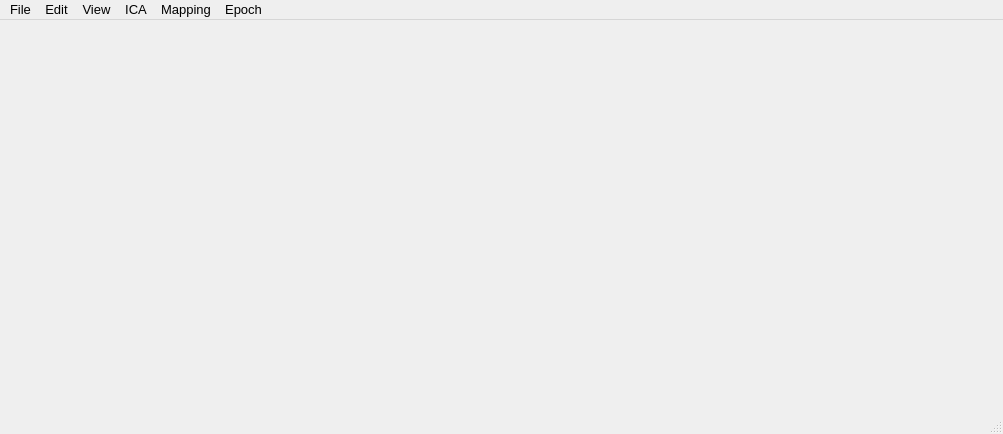
<?xml version="1.0" encoding="UTF-8"?>
<ui version="4.0">
 <class>AnyWaveClass</class>
 <widget class="QMainWindow" name="AnyWaveClass">
  <property name="geometry">
   <rect>
    <x>0</x>
    <y>0</y>
    <width>1003</width>
    <height>434</height>
   </rect>
  </property>
  <property name="font">
   <font>
    <pointsize>10</pointsize>
   </font>
  </property>
  <property name="focusPolicy">
   <enum>Qt::StrongFocus</enum>
  </property>
  <property name="acceptDrops">
   <bool>true</bool>
  </property>
  <property name="windowTitle">
   <string>AnyWave</string>
  </property>
  <property name="windowIcon">
   <iconset>
    <normaloff>:/images/AnyWave_logo.jpg</normaloff>:/images/AnyWave_logo.jpg</iconset>
  </property>
  <widget class="QWidget" name="centralWidget">
   <layout class="QHBoxLayout" name="horizontalLayout_2">
    <property name="leftMargin">
     <number>0</number>
    </property>
    <property name="topMargin">
     <number>0</number>
    </property>
    <property name="rightMargin">
     <number>0</number>
    </property>
    <property name="bottomMargin">
     <number>0</number>
    </property>
    <item>
     <layout class="QHBoxLayout" name="mainWinLayout">
      <property name="spacing">
       <number>6</number>
      </property>
      <property name="sizeConstraint">
       <enum>QLayout::SetNoConstraint</enum>
      </property>
     </layout>
    </item>
   </layout>
  </widget>
  <widget class="QMenuBar" name="menuBar">
   <property name="geometry">
    <rect>
     <x>0</x>
     <y>0</y>
     <width>1003</width>
     <height>21</height>
    </rect>
   </property>
   <widget class="QMenu" name="menuFile">
    <property name="title">
     <string>File</string>
    </property>
    <widget class="QMenu" name="menuRecent_files">
     <property name="title">
      <string>Recent files...</string>
     </property>
    </widget>
    <widget class="QMenu" name="menuRecent_BIDS">
     <property name="title">
      <string>Recent BIDS directories</string>
     </property>
    </widget>
    <addaction name="actionOpen"/>
    <addaction name="actionOpen_BIDS"/>
    <addaction name="actionSave"/>
    <addaction name="actionSave_as"/>
    <addaction name="actionOpen_New_AnyWave_Application"/>
    <addaction name="separator"/>
    <addaction name="actionImport_mrk_file"/>
    <addaction name="actionLoadBeamFormer"/>
    <addaction name="actionLoadICA"/>
    <addaction name="separator"/>
    <addaction name="separator"/>
    <addaction name="actionSave_display_to_PDF"/>
    <addaction name="actionExport_to_SVG"/>
    <addaction name="separator"/>
    <addaction name="actionFileProperties"/>
    <addaction name="separator"/>
    <addaction name="menuRecent_files"/>
    <addaction name="menuRecent_BIDS"/>
    <addaction name="separator"/>
    <addaction name="actionQuit"/>
   </widget>
   <widget class="QMenu" name="menuEdit">
    <property name="title">
     <string>Edit</string>
    </property>
    <addaction name="actionMontage"/>
    <addaction name="actionMarkers"/>
    <addaction name="separator"/>
    <addaction name="actionPreferences"/>
    <addaction name="separator"/>
   </widget>
   <widget class="QMenu" name="menuView_">
    <property name="title">
     <string>View</string>
    </property>
    <addaction name="actionProcesses"/>
    <addaction name="actionPlugins"/>
    <addaction name="separator"/>
    <addaction name="actionDebug_Logs"/>
    <addaction name="separator"/>
    <addaction name="actionAbout_AnyWave"/>
   </widget>
   <widget class="QMenu" name="menuMapping">
    <property name="title">
     <string>Mapping</string>
    </property>
    <addaction name="actionShow_Mappings"/>
   </widget>
   <widget class="QMenu" name="menuICA">
    <property name="title">
     <string>ICA</string>
    </property>
    <addaction name="actionComponentsMaps"/>
    <addaction name="actionShow_map_on_signal"/>
   </widget>
   <widget class="QMenu" name="menuEpoch">
    <property name="title">
     <string>Epoch</string>
    </property>
    <addaction name="actionCreateEpoch"/>
    <addaction name="actionVisualiseEpoch"/>
    <addaction name="actionAveraging"/>
   </widget>
   <addaction name="menuFile"/>
   <addaction name="menuEdit"/>
   <addaction name="menuView_"/>
   <addaction name="menuICA"/>
   <addaction name="menuMapping"/>
   <addaction name="menuEpoch"/>
  </widget>
  <widget class="QStatusBar" name="statusBar"/>
  <action name="actionOpen">
   <property name="icon">
    <iconset resource="../../resources/AnyWave.qrc">
     <normaloff>:/images/fileopen-32.png</normaloff>:/images/fileopen-32.png</iconset>
   </property>
   <property name="text">
    <string>&amp;Open</string>
   </property>
   <property name="shortcut">
    <string>Ctrl+O</string>
   </property>
   <property name="shortcutContext">
    <enum>Qt::ApplicationShortcut</enum>
   </property>
  </action>
  <action name="actionPlugins">
   <property name="icon">
    <iconset resource="../../resources/AnyWave.qrc">
     <normaloff>:/images/ox_plugin_32.png</normaloff>:/images/ox_plugin_32.png</iconset>
   </property>
   <property name="text">
    <string>Plugins</string>
   </property>
  </action>
  <action name="actionMontage">
   <property name="text">
    <string>&amp;Montage</string>
   </property>
   <property name="shortcut">
    <string>Ctrl+M</string>
   </property>
   <property name="shortcutContext">
    <enum>Qt::ApplicationShortcut</enum>
   </property>
  </action>
  <action name="actionQuit">
   <property name="icon">
    <iconset resource="../../resources/AnyWave.qrc">
     <normaloff>:/images/ox_application_exit_32.png</normaloff>:/images/ox_application_exit_32.png</iconset>
   </property>
   <property name="text">
    <string>Quit</string>
   </property>
   <property name="shortcut">
    <string>Ctrl+Q</string>
   </property>
  </action>
  <action name="actionMarkers">
   <property name="text">
    <string>Markers</string>
   </property>
   <property name="shortcut">
    <string>Ctrl+E</string>
   </property>
  </action>
  <action name="actionSave">
   <property name="icon">
    <iconset resource="../../resources/AnyWave.qrc">
     <normaloff>:/images/ox_document_save_as_32.png</normaloff>:/images/ox_document_save_as_32.png</iconset>
   </property>
   <property name="text">
    <string>Save</string>
   </property>
  </action>
  <action name="actionSave_as">
   <property name="icon">
    <iconset resource="../../resources/AnyWave.qrc">
     <normaloff>:/images/ox_document_save_as_32.png</normaloff>:/images/ox_document_save_as_32.png</iconset>
   </property>
   <property name="text">
    <string>Save as...</string>
   </property>
  </action>
  <action name="actionHistory">
   <property name="text">
    <string>History</string>
   </property>
  </action>
  <action name="actionPreferences">
   <property name="text">
    <string>Preferences</string>
   </property>
  </action>
  <action name="actionCarto3D">
   <property name="text">
    <string>Mapping</string>
   </property>
   <property name="font">
    <font/>
   </property>
  </action>
  <action name="actionAbout_AnyWave">
   <property name="text">
    <string>About AnyWave</string>
   </property>
  </action>
  <action name="actionFileProperties">
   <property name="text">
    <string>Properties</string>
   </property>
   <property name="shortcut">
    <string>Ctrl+I</string>
   </property>
  </action>
  <action name="actionMarkers_Bar">
   <property name="checkable">
    <bool>true</bool>
   </property>
   <property name="checked">
    <bool>true</bool>
   </property>
   <property name="text">
    <string>Markers Bar</string>
   </property>
  </action>
  <action name="actionProcesses">
   <property name="icon">
    <iconset resource="../../resources/AnyWave.qrc">
     <normaloff>:/images/system_run_32.png</normaloff>:/images/system_run_32.png</iconset>
   </property>
   <property name="text">
    <string>Processes</string>
   </property>
   <property name="toolTip">
    <string>Show Processes History</string>
   </property>
   <property name="shortcut">
    <string>Ctrl+P</string>
   </property>
  </action>
  <action name="actExportChannelsInfo">
   <property name="text">
    <string>Export Channels Info.</string>
   </property>
  </action>
  <action name="actionExport_to_SVG">
   <property name="text">
    <string>Save display to SVG</string>
   </property>
  </action>
  <action name="actionImport_mrk_file">
   <property name="icon">
    <iconset resource="../../resources/AnyWave.qrc">
     <normaloff>:/images/import_file_32.png</normaloff>:/images/import_file_32.png</iconset>
   </property>
   <property name="text">
    <string>Import marker file</string>
   </property>
  </action>
  <action name="actionStart_Matlab_Server">
   <property name="text">
    <string>Start Matlab Server</string>
   </property>
  </action>
  <action name="actionDebug_Logs">
   <property name="text">
    <string>Debug logs</string>
   </property>
  </action>
  <action name="actionShow_Mappings">
   <property name="icon">
    <iconset resource="../../resources/AnyWave.qrc">
     <normaloff>:/images/carto_32x32.png</normaloff>:/images/carto_32x32.png</iconset>
   </property>
   <property name="text">
    <string>Show mappings</string>
   </property>
  </action>
  <action name="actionImport_Layout_File">
   <property name="icon">
    <iconset resource="../../resources/AnyWave.qrc">
     <normaloff>:/images/import_file_32.png</normaloff>:/images/import_file_32.png</iconset>
   </property>
   <property name="text">
    <string>Import layout file</string>
   </property>
  </action>
  <action name="actionExecuteScript">
   <property name="icon">
    <iconset resource="../../resources/AnyWave.qrc">
     <normaloff>:/images/system_run_32.png</normaloff>:/images/system_run_32.png</iconset>
   </property>
   <property name="text">
    <string>Execute script</string>
   </property>
  </action>
  <action name="actionLoadICA">
   <property name="enabled">
    <bool>false</bool>
   </property>
   <property name="icon">
    <iconset resource="../../resources/AnyWave.qrc">
     <normaloff>:/images/importICA32x32.png</normaloff>:/images/importICA32x32.png</iconset>
   </property>
   <property name="text">
    <string>Load ICA components</string>
   </property>
  </action>
  <action name="actionSave_display_to_PDF">
   <property name="enabled">
    <bool>false</bool>
   </property>
   <property name="text">
    <string>Save display to PDF</string>
   </property>
  </action>
  <action name="actionComponentsMaps">
   <property name="icon">
    <iconset resource="../../resources/AnyWave.qrc">
     <normaloff>:/images/importICA32x32.png</normaloff>:/images/importICA32x32.png</iconset>
   </property>
   <property name="text">
    <string>Review components maps</string>
   </property>
  </action>
  <action name="actionShow_map_on_signal">
   <property name="checkable">
    <bool>true</bool>
   </property>
   <property name="checked">
    <bool>false</bool>
   </property>
   <property name="text">
    <string>Show map on signal</string>
   </property>
  </action>
  <action name="actionLoad_Mesh">
   <property name="text">
    <string>Load Mesh</string>
   </property>
  </action>
  <action name="actionLoadBeamFormer">
   <property name="enabled">
    <bool>false</bool>
   </property>
   <property name="text">
    <string>Load Beamformer matrix</string>
   </property>
  </action>
  <action name="actionCreateEpoch">
   <property name="text">
    <string>Edit conditions</string>
   </property>
  </action>
  <action name="actionVisualiseEpoch">
   <property name="text">
    <string>Review conditions</string>
   </property>
  </action>
  <action name="actionAveraging">
   <property name="text">
    <string>Averaging</string>
   </property>
  </action>
  <action name="actionOpen_BIDS">
   <property name="text">
    <string>Open BIDS</string>
   </property>
  </action>
  <action name="actiondrerz">
   <property name="text">
    <string>drerz</string>
   </property>
  </action>
  <action name="actionOpen_New_AnyWave_Application">
   <property name="icon">
    <iconset resource="../../resources/AnyWave.qrc">
     <normaloff>:/images/AnyWave_icon.png</normaloff>:/images/AnyWave_icon.png</iconset>
   </property>
   <property name="text">
    <string>New AnyWave application</string>
   </property>
  </action>
 </widget>
 <layoutdefault spacing="6" margin="11"/>
 <resources>
  <include location="../../resources/AnyWave.qrc"/>
 </resources>
 <connections/>
</ui>
